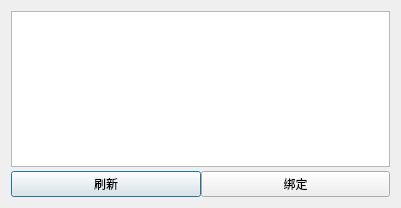
<?xml version="1.0" encoding="UTF-8"?>
<ui version="4.0">
 <class>SNBindingDialog</class>
 <widget class="QDialog" name="SNBindingDialog">
  <property name="geometry">
   <rect>
    <x>0</x>
    <y>0</y>
    <width>401</width>
    <height>208</height>
   </rect>
  </property>
  <property name="windowTitle">
   <string>绑定工装</string>
  </property>
  <layout class="QGridLayout" name="gridLayout_2">
   <item row="0" column="0">
    <widget class="QWidget" name="widget" native="true">
     <layout class="QGridLayout" name="gridLayout">
      <property name="leftMargin">
       <number>0</number>
      </property>
      <property name="topMargin">
       <number>0</number>
      </property>
      <property name="rightMargin">
       <number>0</number>
      </property>
      <property name="bottomMargin">
       <number>0</number>
      </property>
      <property name="horizontalSpacing">
       <number>0</number>
      </property>
      <property name="verticalSpacing">
       <number>4</number>
      </property>
      <item row="0" column="0" colspan="2">
       <widget class="QTableWidget" name="tableWidget_snList"/>
      </item>
      <item row="1" column="0">
       <widget class="QPushButton" name="pushButton_refresh">
        <property name="toolTip">
         <string>&lt;html&gt;&lt;head/&gt;&lt;body&gt;&lt;p&gt;&lt;span style=&quot; font-size:12pt;&quot;&gt;刷新打开的测试盒&lt;/span&gt;&lt;/p&gt;&lt;/body&gt;&lt;/html&gt;</string>
        </property>
        <property name="text">
         <string>刷新</string>
        </property>
       </widget>
      </item>
      <item row="1" column="1">
       <widget class="QPushButton" name="pushButton_binding">
        <property name="text">
         <string>绑定</string>
        </property>
       </widget>
      </item>
     </layout>
    </widget>
   </item>
  </layout>
 </widget>
 <resources/>
 <connections/>
</ui>
